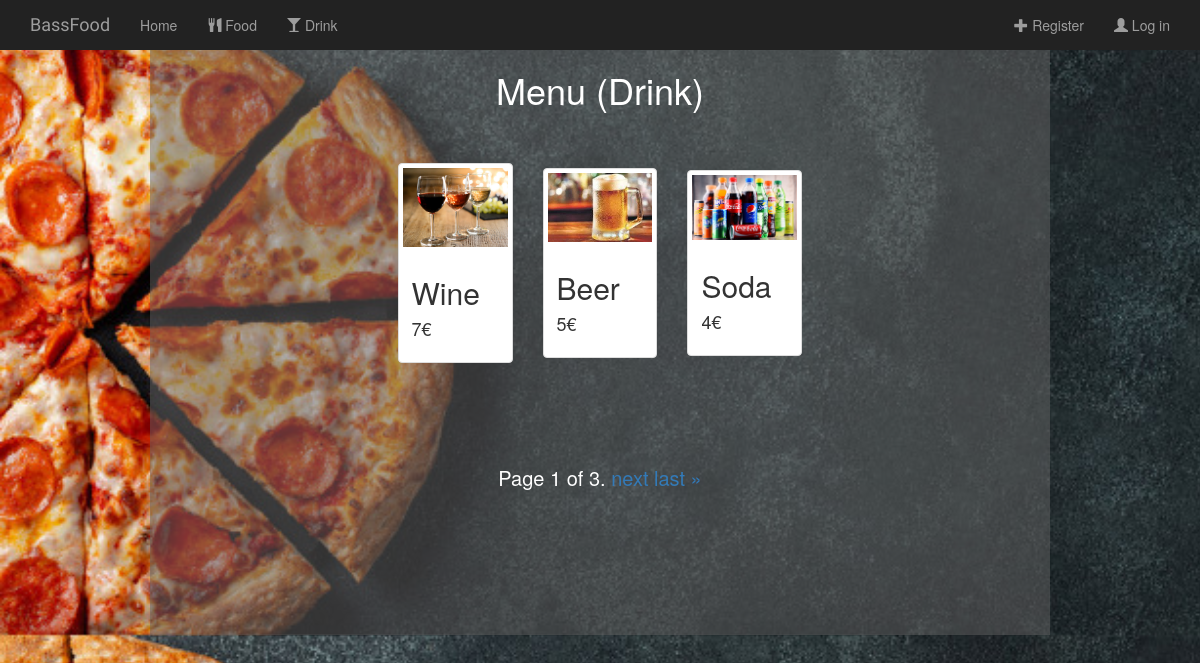
Page /zayshop/drink/ on the committed database.
### zayshop/models.py (models this page shows, shortened)
class Drink(models.Model):
    drink_name = models.CharField(max_length=250, blank=False)
    drink_price = models.IntegerField(blank=False)
    drink_photo = models.FileField(default=False)

### zayshop/views.py (the view)
# urls.py: path('drink/', views.DrinkView.as_view(), name='drink'),
class DrinkView(generic.ListView):
    template_name = 'zayshop/drink.html'
    model = Drink
    context_object_name = 'drink_list'
    paginate_by = 3

### zayshop/templates/zayshop/drink.html (shortened to what this page needs)
{% extends 'zayshop/base.html' %}
{% block body %}
    <div class="container" style="background-color: rgba(100,100,100,0.5);width: 75%;padding-bottom: 10.25%">
        <h1 style="text-align: center;color: white">Menu (Drink)</h1>
        <div style="display: flex;align-items: center;justify-content: center;padding-bottom: 7%">
            {% for drink in drink_list %}
                    <div class="col-sm-4 col-lg-2" style="margin-top: 5%;">
                        <div class="thumbnail">
                            <a href="#">
                                <img src="{{ drink.drink_photo.url }}" class="img-responsive">
                            </a>
                            <div class="caption">
                                <h2>{{ drink.drink_name }}</h2>
                                <h4>{{ drink.drink_price }}€</h4>
                            </div>
                        </div>
                    </div>
            {% endfor %}
            </div>
            <div class="pagination" style="width: 100%;text-align: center;font-size: 20px">
                    <span class="step-links">
                        <span class="current" style="color: white">
                            Page {{ page_obj.number }} of {{ page_obj.paginator.num_pages }}.
                        </span>
                        {% if page_obj.has_next %}
                            <a href="?page={{ page_obj.next_page_number }}">next</a>
                            <a href="?page={{ page_obj.paginator.num_pages }}">last &raquo;</a>
                        {% endif %}
                    </span>
                </div>
            </div>
{% endblock %}

### zayshop/static/zayshop/style.css (style rules this page uses)
body { background: white url("images/background.jpg"); background-size: cover; }

### rows in the picture
Drink: drink_photo (picture), drink_name "Wine", drink_price "7"
Drink: drink_photo (picture), drink_name "Beer", drink_price "5"
Drink: drink_photo (picture), drink_name "Soda", drink_price "4"

### other values in the picture
{{ page_obj.number }} "1"
{{ page_obj.paginator.num_pages }} "3"
